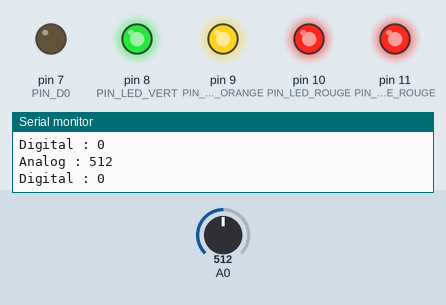
This sketch was run on a simulated Arduino Uno, built with avr-gcc and run on an emulated ATmega328P. Shown: output pins drawn as LEDs (lit = HIGH), the last lines printed to the serial monitor. Dashed ring = blinking. Inputs (shaded band) come from the test bench; at power-on: A0 = 512.

Above: at 1.3 s.
1.4 s: A0 set to 267
2.9 s: A0 set to 241
At 3.6 s:
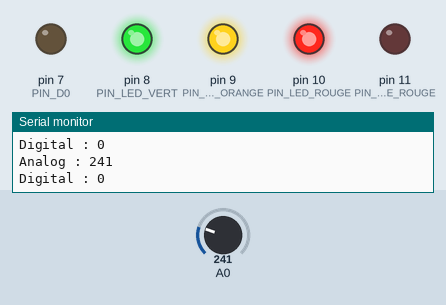
4.5 s: A0 set to 167
6.0 s: A0 set to 142
At 6.9 s:
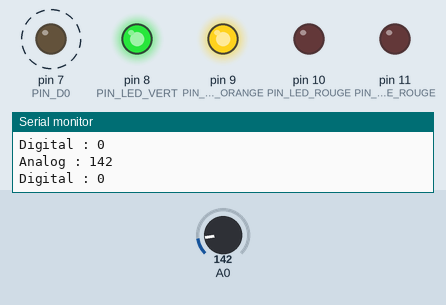
9.0 s: A0 set to 111
At 9.0 s:
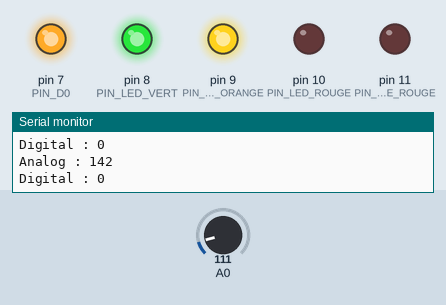
12.0 s: A0 set to 95
At 13.2 s:
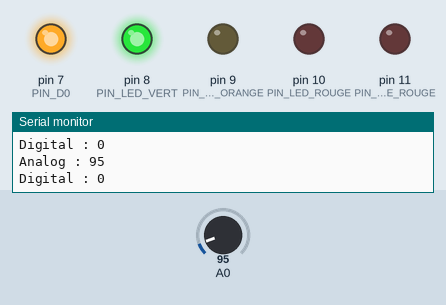
Timing chart, 0 to 16.0 s (numbered marks = the images above; inputs shaded):
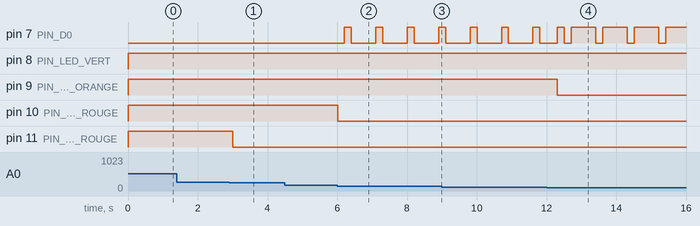

Measured:
- the behaviour switches between 251 and 250 on A0 (found by bisection; images 0 and 1)
- the behaviour switches between 151 and 150 on A0 (found by bisection; images 1 and 2)
- the behaviour switches between 101 and 100 on A0 (found by bisection; images 3 and 4)
- after the input at 2.9 s, pin 11 (PIN_LED_ROUGE_ROUGE): HIGH → LOW after 0.10 s
- after the input at 6.0 s, pin 7 (PIN_D0): alternates HIGH for 0.20 s and LOW for 0.70 s, starting after 0.21 s; pin 10 (PIN_LED_ROUGE): HIGH → LOW at once
- after the input at 12.0 s, pin 9 (PIN_LED_ORANGE): HIGH → LOW after 0.31 s

The sketch:

MQ135.ino
```cpp
/*
 * mesure dehors : 23 <=> Aube = 10
 *                39 <=> 75
 */
int sensorValue;
int digitSensorValue;
int PIN_D0 = 7;
int PIN_LED_VERT = 8;
int PIN_LED_ORANGE = 9;
int PIN_LED_ROUGE = 10;
int PIN_LED_ROUGE_ROUGE = 11;
int SEUIL_VERT = 50;
int SEUIL_ORANGE = 100;
int SEUIL_ROUGE = 150;
int SEUIL_ROUGE_ROUGE = 250;

void setup()
{
  Serial.begin(9600);      // sets the serial port to 9600
  pinMode(PIN_D0,OUTPUT);
  pinMode(PIN_LED_VERT,OUTPUT);
  pinMode(PIN_LED_ORANGE,OUTPUT);
  pinMode(PIN_LED_ROUGE,OUTPUT);
  pinMode(PIN_LED_ROUGE_ROUGE,OUTPUT);
}

void loop()
{
  sensorValue = analogRead(0);       // read analog input pin 0
//  digitSensorValue = digitalRead(PIN_D0);
  Serial.print("Analog : ");
  Serial.println(sensorValue, DEC);  // prints the value read
  Serial.print("Digital : ");
  Serial.println(digitSensorValue);  // prints the value read
  if (sensorValue>SEUIL_ROUGE_ROUGE)
  {
    digitalWrite(PIN_LED_ROUGE_ROUGE, HIGH);
    digitalWrite(PIN_LED_ROUGE, HIGH);
    digitalWrite(PIN_LED_ORANGE, HIGH);
    digitalWrite(PIN_LED_VERT, HIGH);
    digitalWrite(PIN_D0, LOW);
  }
  else if (sensorValue>SEUIL_ROUGE)
  {
    digitalWrite(PIN_LED_ROUGE_ROUGE, LOW);
    digitalWrite(PIN_LED_ROUGE, HIGH);
    digitalWrite(PIN_LED_ORANGE, HIGH);
    digitalWrite(PIN_LED_VERT, HIGH);
    digitalWrite(PIN_D0, LOW);
  }
  else if (sensorValue>SEUIL_ORANGE)
  {
    digitalWrite(PIN_LED_ROUGE_ROUGE, LOW);
    digitalWrite(PIN_LED_ROUGE, LOW);
    digitalWrite(PIN_LED_ORANGE, HIGH);
    digitalWrite(PIN_LED_VERT, HIGH);
    digitalWrite(PIN_D0, LOW);
    delay(200);
    digitalWrite(PIN_D0, HIGH);
    delay(200);
    digitalWrite(PIN_D0, LOW);
  }
  else if (sensorValue>SEUIL_VERT)
  {
    digitalWrite(PIN_LED_ROUGE_ROUGE, LOW);
    digitalWrite(PIN_LED_ROUGE, LOW);
    digitalWrite(PIN_LED_ORANGE, LOW);
    digitalWrite(PIN_LED_VERT, HIGH);
    digitalWrite(PIN_D0, HIGH);
    delay(200);
    digitalWrite(PIN_D0, LOW);
    delay(200);
    digitalWrite(PIN_D0, HIGH);
  }
  else //(sensorValue<= 50)
  {
    digitalWrite(PIN_LED_ROUGE_ROUGE, LOW);
    digitalWrite(PIN_LED_ROUGE, LOW);
    digitalWrite(PIN_LED_ORANGE, LOW);
    digitalWrite(PIN_LED_VERT, LOW);
    digitalWrite(PIN_D0, HIGH);
  }
  delay(500);                        // wait 500ms for next reading
}
```
